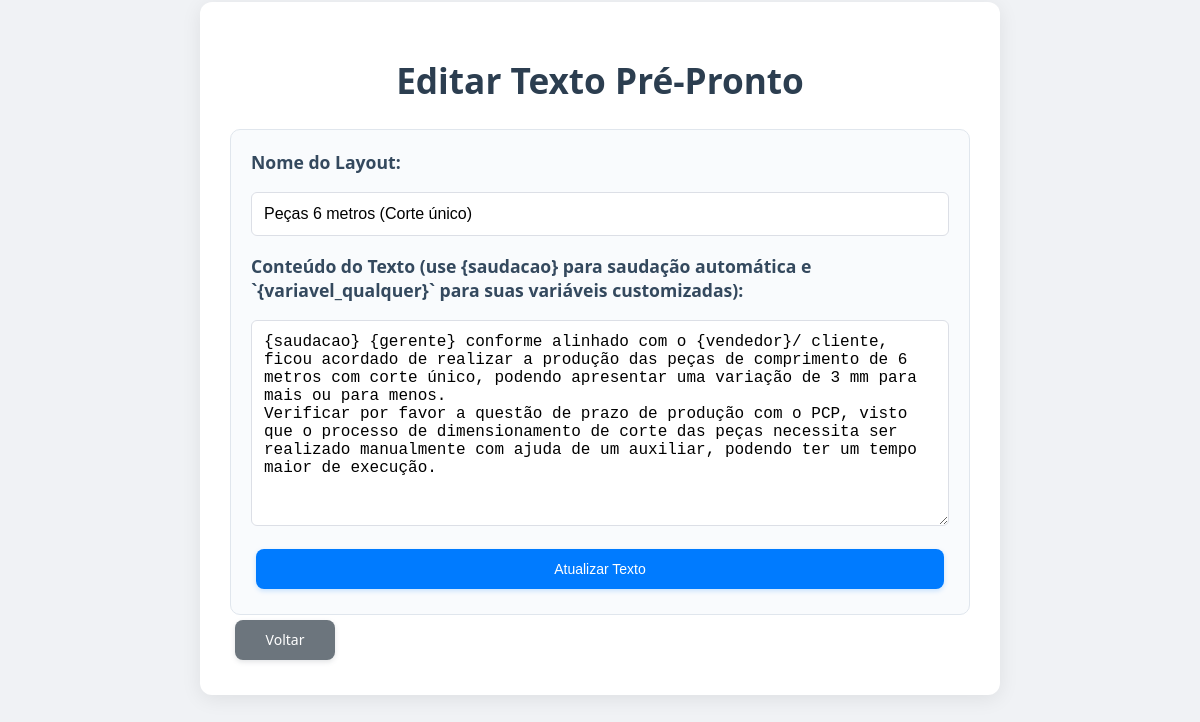
Screenshot of /edit/5 with the database file from the repository.
### tables this page shows
CREATE TABLE texts (
            id INTEGER PRIMARY KEY AUTOINCREMENT,
            name TEXT NOT NULL,
            content TEXT NOT NULL
        );

### app.py (the view, shortened to what this page needs)
@app.route('/edit/<int:text_id>', methods=('GET', 'POST'))
def edit_text(text_id):
    conn = get_db_connection()
    text = conn.execute('SELECT * FROM texts WHERE id = ?', (text_id,)).fetchone()
    if text is None:
        flash('Texto não encontrado para edição.')
        return redirect(url_for('index'))
    conn.close()
    return render_template('edit_text.html', text=text)

### app.py (called while the page is built)
def get_db_connection():
    conn = sqlite3.connect('texts.db')
    conn.row_factory = sqlite3.Row
    return conn

### templates/edit_text.html (shortened to what this page needs)
<!DOCTYPE html>
<html lang="pt-br">
<head>
    <link rel="stylesheet" href="{{ url_for('static', filename='css/style.css') }}">
</head>
<body>
    <div class="container">
        <h1>Editar Texto Pré-Pronto</h1>
        <form method="POST">
            <label for="name">Nome do Layout:</label>
            <input type="text" id="name" name="name" required value="{{ text.name }}">
            <label for="content">Conteúdo do Texto (use {saudacao} para saudação automática e `{variavel_qualquer}` para suas variáveis customizadas):</label>
            <textarea id="content" name="content" rows="10" required>{{ text.content }}</textarea>
            <button type="submit" class="button">Atualizar Texto</button>
        </form>
        <a href="{{ url_for('index') }}" class="button back-button">Voltar</a>
    </div>
</body>
</html>

### static/css/style.css (style rules this page uses)
body { font-family: 'Segoe UI', Roboto, 'Helvetica Neue', Arial, sans-serif; background-color: #f0f2f5; color: #333; margin: 0; padding: 2px; display: flex; justify-content: center; align-items: flex-start; min-height: 150vh; }
.container { background-color: #fff; padding: 30px; border-radius: 12px; box-shadow: 0 4px 20px rgba(0, 0, 0, 0.08); width: 100%; max-width: 800px; box-sizing: border-box; }
h1 { color: #2c3e50; text-align: center; margin-bottom: 25px; font-size: 2.2em; font-weight: 600; }
.button { display: inline-flex; justify-content: center; align-items: center; min-width: 100px; height: 40px; background-color: #007bff; color: white; padding: 8px 16px; border: none; border-radius: 8px; cursor: pointer; text-decoration: none; font-size: 14px; font-weight: 500; margin: 5px; transition: all 0.3s ease; box-shadow: 0 2px 5px rgba(0, 123, 255, 0.2); box-sizing: border-box; }
.back-button { background-color: #6c757d; box-shadow: 0 2px 5px rgba(108, 117, 125, 0.2); }
form { display: flex; flex-direction: column; gap: 18px; margin-top: 25px; padding: 20px; background-color: #f9fbfd; border-radius: 10px; border: 1px solid #e0e6ed; }
form label { font-weight: 600; color: #34495e; font-size: 1.1em; }
form input[type="text"], form textarea { padding: 12px; border: 1px solid #dcdfe6; border-radius: 6px; font-size: 16px; width: 100%; box-sizing: border-box; transition: border-color 0.3s ease, box-shadow 0.3s ease; }
form textarea { resize: vertical; min-height: 180px; }

### rows the page displays
texts: name "Peças 6 metros (Corte único)", content "{saudacao} {gerente} conforme alinhado com o {vendedor}/ cliente, ficou acordado de realizar a produção das peças de comprimento de 6 metros com corte único, podendo apresentar uma variação de 3 mm para mais ou para menos. Verificar por favor a questão de prazo de produção com o PCP, visto que o processo de dimensionamento de corte das peças necessita ser realizado manualmente com ajuda de um auxiliar, podendo ter um tempo maior de execução."
